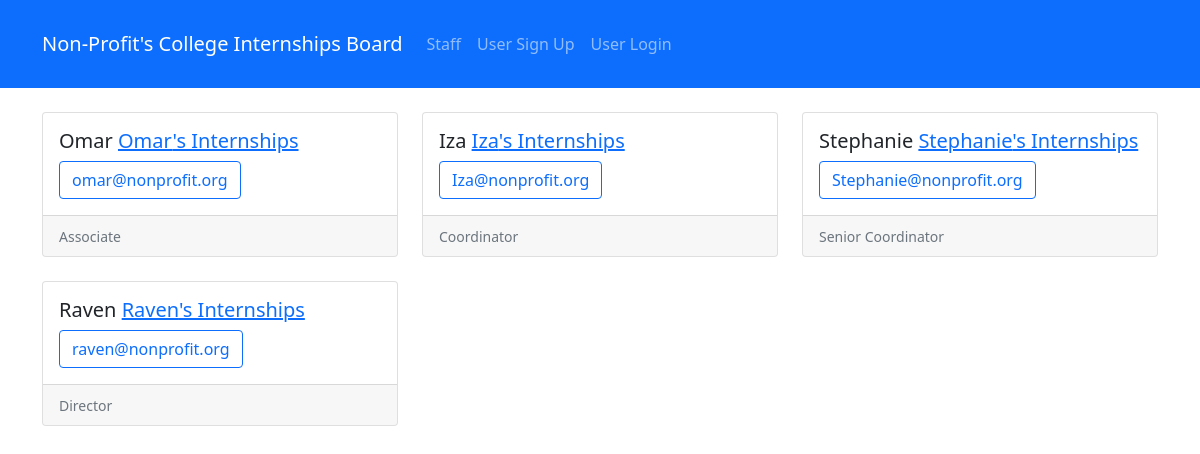
Page /staff/ on the committed database.
### board/models.py (models this page shows, shortened)
class Staff(models.Model):
    name= models.CharField(max_length=150)
    position = models.CharField(max_length=200)
    email = models.EmailField()

### board/views.py (the view)
# urls.py: path('staff/',views.staffmembers,name='board-staff'),
def staffmembers(request):
    context = {
        'staff': Staff.objects.all()
    }
    return render(request, 'board/staff.html', context)

### board/templates/board/staff.html
{% extends "board/base.html" %}
{% block content %}
    <div class="row row-cols-1 row-cols-md-3 g-4">
      {% for member in staff %}
        <div class="col">
          <div class="card h-100">
            <div class="card-body">
              <h5 class="card-title">{{ member.name }} <span><a href="{% url 'staff-internships' member.id %}">{{ member.name }}'s Internships</a></span></h5>
              <a href="mailto:{{ member.email }}" class="btn btn-outline-primary">{{ member.email }}</a>
            </div>
            <div class="card-footer">
              <small class="text-muted">{{ member.position }}</small>
            </div>
          </div>
        </div>
        {% endfor %}
    </div>
{% endblock content %}

### rows in the picture
Staff: name "Omar", email "omar@nonprofit.org", position "Associate"
Staff: name "Iza", email "Iza@nonprofit.org", position "Coordinator"
Staff: name "Stephanie", email "Stephanie@nonprofit.org", position "Senior Coordinator"
Staff: name "Raven", email "raven@nonprofit.org", position "Director"
